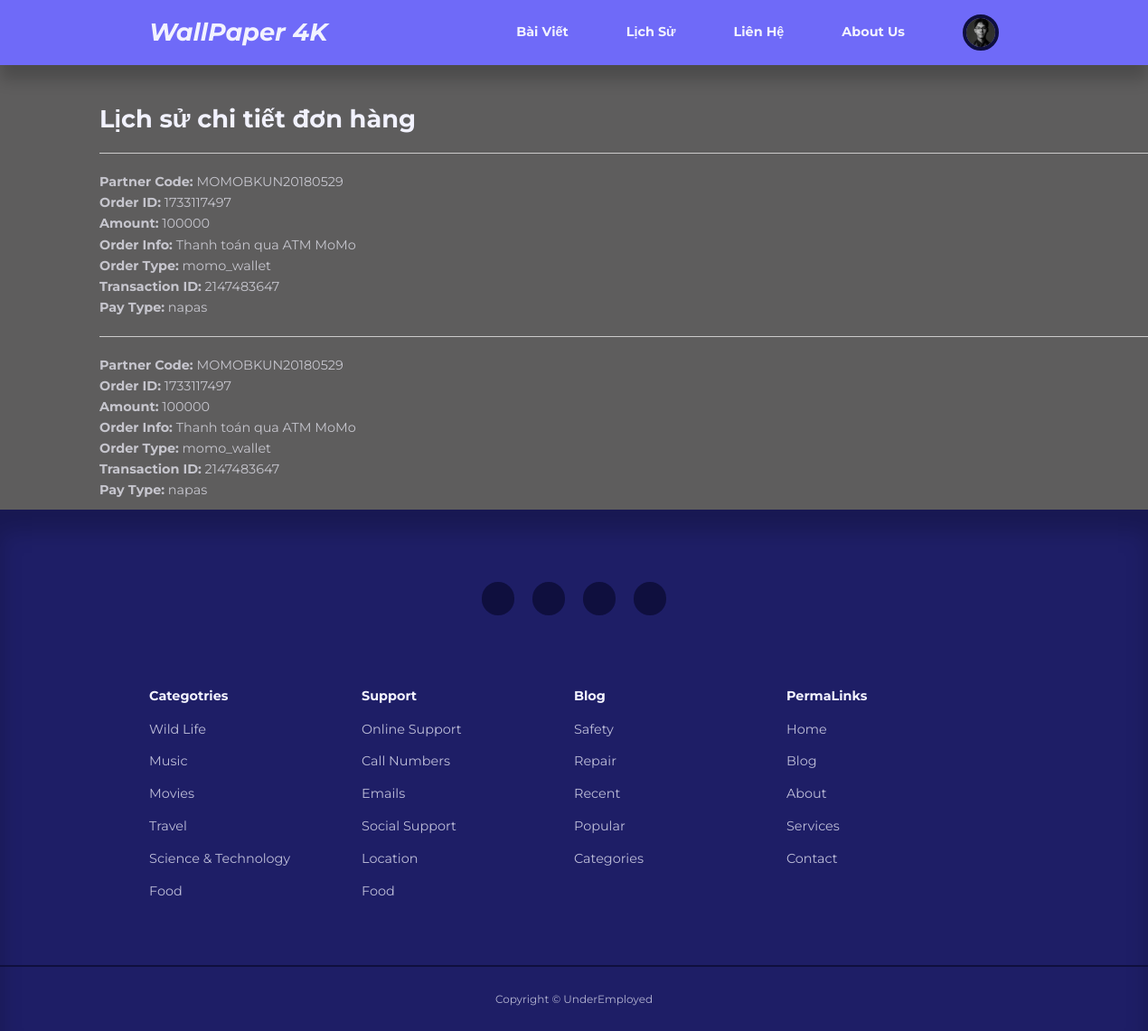
Screenshot of /services.php (signed in) with the database file from the repository.
### tables this page shows
CREATE TABLE IF NOT EXISTS `users` (
  `id` int UNSIGNED NOT NULL AUTO_INCREMENT,
  `firstname` varchar(50) NOT NULL,
  `lastname` varchar(50) NOT NULL,
  `full_name` varchar(100) NOT NULL,
  `username` varchar(50) NOT NULL,
  `email` varchar(100) NOT NULL,
  `password` varchar(255) NOT NULL,
  `avatar` varchar(255) NOT NULL,
  `is_admin` tinyint(1) NOT NULL,
  PRIMARY KEY (`id`)
);

CREATE TABLE IF NOT EXISTS `momopay` (
  `id_momo` int NOT NULL AUTO_INCREMENT,
  `partner_code` varchar(50) NOT NULL,
  `id_order` int NOT NULL,
  `amount` varchar(50) NOT NULL,
  `order_info` varchar(100) NOT NULL,
  `order_type` varchar(50) NOT NULL,
  `id_trans` int NOT NULL,
  `pay_type` varchar(50) NOT NULL,
  PRIMARY KEY (`id_momo`)
);

### services.php (the view)
<?php
include 'partials/header.php';
?>
<div class="lichsupage">
<section class="empty__page ">
<?php
try {
    $pdo = new PDO("mysql:host=" . DB_HOST . ";dbname=" . DB_NAME, DB_USER, DB_PASS);
    $pdo->setAttribute(PDO::ATTR_ERRMODE, PDO::ERRMODE_EXCEPTION);
} catch (PDOException $e) {
    die('Lỗi kết nối cơ sở dữ liệu: ' . $e->getMessage());
}
if (isset($_GET['partnerCode'], $_GET['orderId'], $_GET['amount'], $_GET['orderInfo'], $_GET['orderType'], $_GET['transId'], $_GET['payType'])) {
    try {
        $partnerCode = $_GET['partnerCode'];
        $orderId = $_GET['orderId'];
        $amount = $_GET['amount'];
        $orderInfo = $_GET['orderInfo'];
        $orderType = $_GET['orderType'];
        $transId = $_GET['transId'];
        $payType = $_GET['payType'];
        $insert_query = "INSERT INTO momopay (partner_code, id_order, amount, order_info, order_type, id_trans, pay_type)
                         VALUES (:partner_code, :id_order, :amount, :order_info, :order_type, :id_trans, :pay_type)";
        $stmt = $pdo->prepare($insert_query);
        $stmt->execute([
            ':partner_code' => $partnerCode,
            ':id_order' => $orderId,
            ':amount' => $amount,
            ':order_info' => $orderInfo,
            ':order_type' => $orderType,
            ':id_trans' => $transId,
            ':pay_type' => $payType,
        ]);
        $_SESSION['order_info'] = [
            'partnerCode' => $partnerCode,
            'orderId' => $orderId,
            'amount' => $amount,
            'orderInfo' => $orderInfo,
            'orderType' => $orderType,
            'transId' => $transId,
            'payType' => $payType
        ];
    } catch (PDOException $e) {
        echo '<h3>Lỗi khi lưu dữ liệu:</h3>';
        echo '<p>' . $e->getMessage() . '</p>';
    }
} else {
    try {
        $query = "SELECT * FROM momopay";
        $stmt = $pdo->query($query);
        $orders = $stmt->fetchAll(PDO::FETCH_ASSOC);
        if (count($orders) > 0) {
            echo '<h2>Lịch sử chi tiết đơn hàng</h2>';
            foreach ($orders as $order) {
                echo '<div class="order-item">';
                echo "<div style='height: 1px; background-color: #ccc; margin: 20px 0;'></div>";
                echo '<p><strong>Partner Code:</strong> ' . htmlspecialchars($order['partner_code']) . '</p>';
                echo '<p><strong>Order ID:</strong> ' . htmlspecialchars($order['id_order']) . '</p>';
                echo '<p><strong>Amount:</strong> ' . htmlspecialchars($order['amount']) . '</p>';
                echo '<p><strong>Order Info:</strong> ' . htmlspecialchars($order['order_info']) . '</p>';
                echo '<p><strong>Order Type:</strong> ' . htmlspecialchars($order['order_type']) . '</p>';
                echo '<p><strong>Transaction ID:</strong> ' . htmlspecialchars($order['id_trans']) . '</p>';
                echo '<p><strong>Pay Type:</strong> ' . htmlspecialchars($order['pay_type']) . '</p>';
                echo '</div><hr>';
            }
        } else {
            echo '<p>Không có đơn hàng nào để hiển thị.</p>';
        }
    } catch (PDOException $e) {
        echo '<h3>Lỗi khi truy vấn dữ liệu:</h3>';
        echo '<p>' . $e->getMessage() . '</p>';
    }
}
?>
</section>
</div>
<?php
include './partials/footer.php';
?>

### partials/header.php (shortened to what this page needs)
<?php
require 'config/database.php';
if (isset($_SESSION['user-id'])) {
    $id = filter_var($_SESSION['user-id'], FILTER_SANITIZE_NUMBER_INT);
    $query = "SELECT avatar FROM users WHERE id = :id";
    $stmt = $connection->prepare($query);
    $stmt->bindParam(':id', $id, PDO::PARAM_INT);
    $stmt->execute();
    $avatar = $stmt->fetch(PDO::FETCH_ASSOC);
}
?>
<!DOCTYPE HTML>
<html lang="en">
<head>
    <link rel="stylesheet" href="<?= ROOT_URL ?>css/style.css">
    <link rel="stylesheet" href="https://unicons.iconscout.com/release/v4.0.8/css/line.css">
</head>
<body>
    <nav>
        <div class="container nav__container">
            <a href="<?= ROOT_URL ?>index.php" class="nav__logo">
                <h2 style="font-style: oblique;">WallPaper 4K</h3>
            </a>
            <ul class="nav__items">
                <li><a href="<?= ROOT_URL ?>blog.php" class="nav-bar-tilte-hover">Bài Viết</a></li>
                <li><a href="<?= ROOT_URL ?>services.php" class="nav-bar-tilte-hover">Lịch Sử</a></li>
                <li><a href="<?= ROOT_URL ?>contact.php" class="nav-bar-tilte-hover">Liên Hệ</a></li>
                <li><a href="<?= ROOT_URL ?>about.php" class="nav-bar-tilte-hover">About Us</a></li>
                <?php if (isset($_SESSION['user-id'])) : ?>
                    <li class="nav__profile">
                        <div class="avatar">
                            <img src="<?= ROOT_URL . 'images/' . $avatar['avatar'] ?>">
                        </div>
                    </li>
                <?php else : ?>
                    <li><a href="<?= ROOT_URL ?>signin.php" class="nav-bar-tilte-hover">Đăng Nhập</a></li>
                <?php endif ?>
            </ul>
        </div>
    </nav>

### partials/footer.php (shortened to what this page needs)
<footer>
    <div class="footer__socials">
        <a href="_blank" target="_blank"><i class="uil uil-youtube"></i></a>
        <a href="_blank/" target="_blank"><i class="uil uil-instagram-alt"></i></a>
        <a href="_blank" target="_blank"><i class="uil uil-linkedin"></i></a>
        <a href="" target="_blank"><i class="uil uil-facebook-f"></i></a>
    </div>
    <div class="container footer__container">
        <article>
            <h4>Categotries</h4>
            <ul>
                <li><a href="">Wild Life</a></li>
                <li><a href="">Music</a></li>
                <li><a href="">Movies</a></li>
                <li><a href="">Travel</a></li>
                <li><a href="">Science & Technology</a></li>
                <li><a href="">Food</a></li>
            </ul>
        </article>
        <article>
            <h4>Support</h4>
            <ul>
                <li><a href="">Online Support</a></li>
                <li><a href="">Call Numbers</a></li>
                <li><a href="">Emails</a></li>
                <li><a href="">Social Support</a></li>
                <li><a href="">Location</a></li>
                <li><a href="">Food</a></li>
            </ul>
        </article>
        <article>
            <h4>Blog</h4>
            <ul>
                <li><a href="">Safety</a></li>
                <li><a href="">Repair</a></li>
                <li><a href="">Recent</a></li>
                <li><a href="">Popular</a></li>
                <li><a href="">Categories</a></li>
            </ul>
        </article>
        <article>
            <h4>PermaLinks</h4>
            <ul>
                <li><a href="">Home</a></li>
                <li><a href="">Blog</a></li>
                <li><a href="">About</a></li>
                <li><a href="">Services</a></li>
                <li><a href="">Contact</a></li>
            </ul>
        </article>
    </div>
    <div class="footer__copyright">
        <small>Copyright &copy; UnderEmployed</small>
    </div>
  </footer>
</body>
</html>

### css/style.css (style rules this page uses)
:root { --color-primary: #6f6af8; --color-primary-light: hsl(242, 91%, 69%, 18%); --color-primary-variant: #5854c7; --color-red: #da0f3f; --color-red-light: hsl(346, 87%, 46%, 15%); --color-green: #00c476; --color-green-light: hsl(156, 100%, 38%, 15%); --color-gray-900: #1e1e66; --color-gray-700: #2d2b7c; --color-gray-300: rgba(242, 242, 254, 0.3); --color-gray-200: rgba(242, 242, 254, 0.7); --color-white: #f2f2fe; --color-bg: #0f0f3e; --transition: all 300ms ease; --container-width-lg: 74%; --container-width-md: 88%; --form-width: 40%; --card-border-radius-1: 0.3rem; --card-border-radius-2: 0.5rem; --card-border-radius-3: 0.8rem; --card-border-radius-4: 2rem; --card-border-radius-5: 5rem; }
* { margin: 0; padding: 0; outline: 0; border: 0; appearance: 0; list-style: none; text-decoration: none; box-sizing: border-box; }
body { font-family: "Montserrat", sans-serif; line-height: 1.6; color: var(--color-gray-200); overflow-x: hidden; background: var(--color-bg); font-size: 0.9rem; }
.container { width: var(--container-width-lg); max-width: 1800px; margin-inline: auto; }
section { margin-top: 3rem; width: 100vw; }
h1, h2, h3, h4, h5 { color: var(--color-white); line-height: 1.3; }
h2 { font-size: 1.7rem; margin: 1rem 0; }
h4 { font-style: 1rem; }
a { color: var(--color-white); }
img { display: block; width: 100%; object-fit: cover; height: 100%; }
nav { background: var(--color-primary); width: 100vw; height: 4.5rem; position: fixed; top: 0; z-index: 10; box-shadow: 0 1rem 1rem rgba(0, 0, 0, 0.2); }
.nav__container { height: 100%; display: flex; align-items: center; justify-content: space-between; }
.avatar { width: 2.5rem; height: 2.5rem; border-radius: 50%; overflow: hidden; border: 0.3rem solid var(--color-bg); }
.nav__logo { font-weight: 600; font-size: 1.2rem; }
.nav__items { display: flex; align-items: center; gap: 4rem; font-weight: bold; }
.nav__profile { position: relative; cursor: pointer; }
.lichsupage { display: grid; background-color: rgb(94, 93, 93); padding-left: 60px; padding-right: 60px; }
footer { background: var(--color-gray-900); padding: 5rem 0 0; box-shadow: inset 0 1.5rem 1.5rem rgba(0, 0, 0, 0.2); }
.footer__socials { margin-inline: auto; width: fit-content; margin-bottom: 5rem; display: flex; justify-content: space-between; align-items: center; gap: 1.2rem; }
.footer__socials a { background: var(--color-bg); border-radius: 50%; height: 2.3rem; width: 2.3rem; display: flex; align-items: center; justify-content: center; }
.footer__container { display: grid; grid-template-columns: repeat(4, 1fr); }
footer li { padding: 0.4rem 0; }
footer h4 { color: var(--color-white); margin-bottom: 0.6rem; }
footer ul a { opacity: 0.75; }
.footer__copyright { text-align: center; padding: 1.5rem 0; border-top: 2px solid var(--color-bg); margin-top: 4rem; }
.empty__page { display: block; place-content: start; padding-top: 50px; padding-left: 50px; padding-bottom: 10px; }

### partials/header.php (style rules this page uses)
.nav-bar-tilte-hover { display: inline-block; transition: transform 0.3s ease; }

### rows the page displays
users: avatar (picture)
momopay: partner_code "MOMOBKUN20180529", id_order "1733117497", amount "100000", order_info "Thanh toán qua ATM MoMo", order_type "momo_wallet", id_trans "2147483647", pay_type "napas"
momopay: partner_code "MOMOBKUN20180529", id_order "1733117497", amount "100000", order_info "Thanh toán qua ATM MoMo", order_type "momo_wallet", id_trans "2147483647", pay_type "napas"
